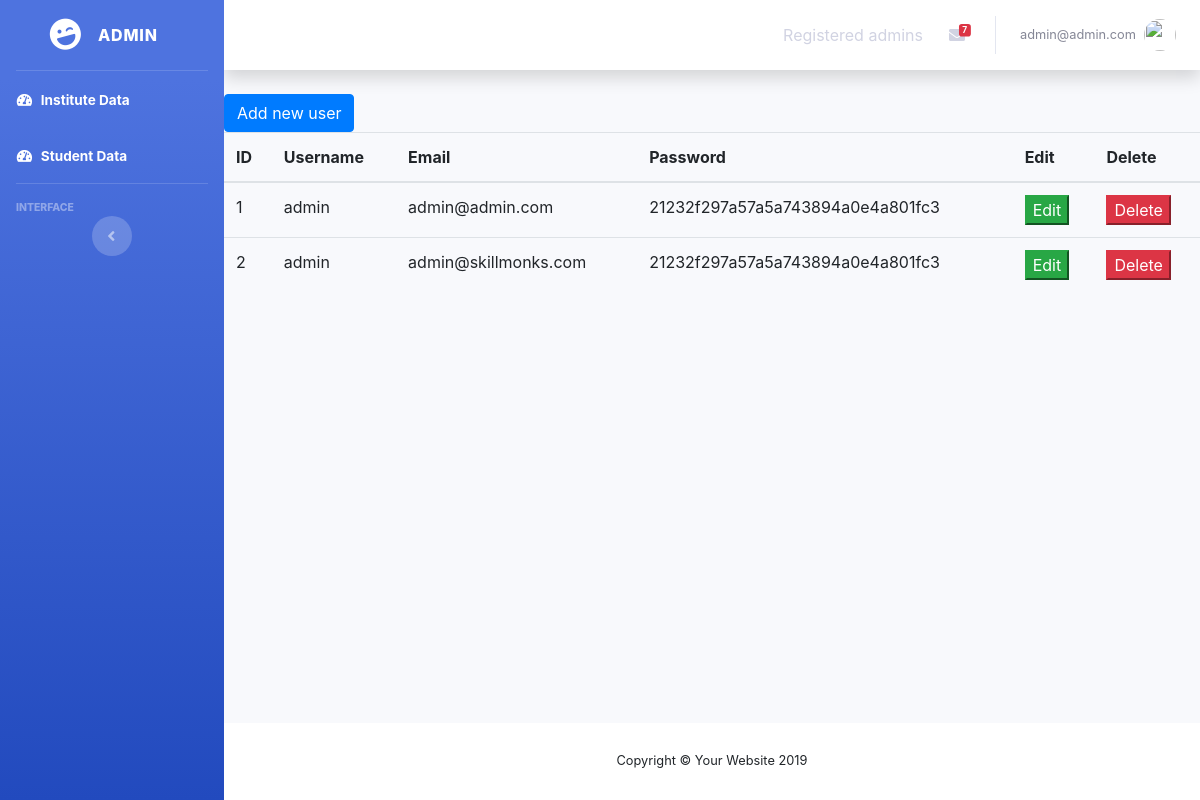
The app's page /admin/register.php (signed in) with its own data.
### tables this page shows
CREATE TABLE `register` (
  `id` int(11) NOT NULL,
  `username` varchar(50) NOT NULL,
  `email` varchar(50) NOT NULL,
  `password` varchar(50) NOT NULL
);

### admin/register.php (the view, shortened to what this page needs)
<?php
include('includes/header.php'); ?>
<?php include('includes/navbar.php'); ?>
<div class="container">
    <div class="row">
        <button type="button" class="btn btn-primary" data-toggle="modal" data-target="#exampleModal">
            Add new user
        </button>
    </div>
    <div class="row">
        <?php
        $query = "SELECT * FROM register";
        $query_run = mysqli_query($connection, $query);
        ?>
        <div class="table-responsive">
            <table class="table">
                <thead>
                    <tr>
                        <th>ID</th>
                        <th>Username</th>
                        <th>Email</th>
                        <th>Password</th>
                        <th>Edit</th>
                        <th>Delete</th>
                    </tr>
                </thead>
                <tbody>
                    <?php
                    if (mysqli_num_rows($query_run) > 0) {
                        while ($row = mysqli_fetch_assoc($query_run)) {
                            ?>
                            <tr>
                                <td><?php echo $row['id']; ?></td>
                                <td><?php echo $row['username']; ?></td>
                                <td><?php echo $row['email']; ?></td>
                                <td><?php echo $row['password']; ?></td>
                                <td><form action="register_edit.php" method="post">
                                    <button class="btn-success " name="edit_btn" type="submit">Edit</button>
                                    </form>
                                </td>
                                <td>
                                <form action="code.php" method="post">
                                    <button class="btn-danger " name="deletebtn" type="submit">Delete</button>
                                    </form>
                                </td>
                            </tr>
                        <?php
                    }
                } else {
                    echo "No record found";
                }
                ?>
                </tbody>
            </table>
        </div>
    </div>
</div>
</div>
<div>
    <?php include('includes/footer.php'); ?>

### records on screen
register: id "1", username "admin", email "admin@admin.com", password "21232f297a57a5a743894a0e4a801fc3"
register: id "2", username "admin", email "admin@skillmonks.com", password "21232f297a57a5a743894a0e4a801fc3"

### other values on screen
$_SESSION['username'] "admin@admin.com"
